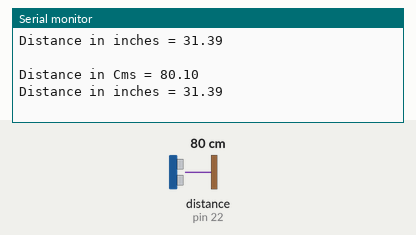
The sketch below on a simulated Arduino Mega 2560, built with avr-gcc and run on an emulated ATmega2560. On the bench: the last lines printed to the serial monitor. Wiring (inferred from the names in the program): ultrasonic range finder: trigger pin 21; echo pin 22. The test bench sets the inputs (shaded band); at power-on: distance to the obstacle (sensor on pin 22) 80 cm. The echo pulse lasts 58.3 µs per cm.

Above: at 1.2 s.
1.3 s: distance to the obstacle (sensor on pin 22) set to 299 cm
At 1.84 s:
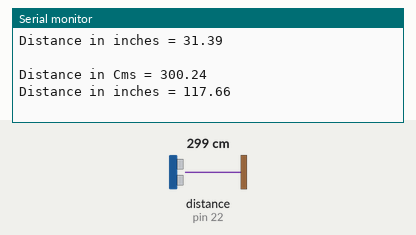
4.3 s: distance to the obstacle (sensor on pin 22) set to 2 cm
At 4.54 s:
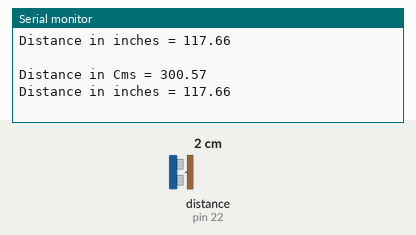
Timing chart, 0 to 7.3 s (numbered marks = the images above; inputs shaded):
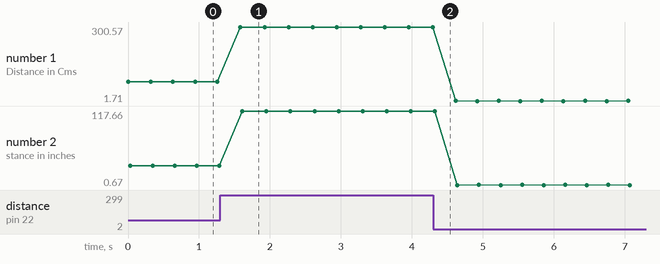

Measured:
- after the input at 1.3 s, the serial monitor: prints a new line after 0.29 s (image 1)
- plotted number 1: 80.1 → 300.57 after the input at 1.3 s, 300.57 → 1.71 after the input at 4.3 s
- plotted number 2: 31.39 → 117.66 after the input at 1.3 s, 117.66 → 0.8 after the input at 4.3 s

The sketch:

HCSR04_Test2.ino
```cpp
/*
  Playing with the HC-SR04 Ultrasonic Sensor
  3/26/17 by Brian Patton
  Feel free to do whatever you want with this code example
*/
byte trigPin = 21;    // Trigger is connected to this pin
byte echoPin = 22;    // Echo is connected to this pin
float echoTime;       // Variable to store echo pulse time
float CMs;            // Variable to carry Cm values
float Inches;         // Variable to carry Inch values
float distance;       // Variable to hold calculated distance
//************************************************************
//                Setup
//************************************************************
void setup() {
  pinMode(trigPin, OUTPUT);   // Set pin to Output
  pinMode(echoPin, INPUT);    // Set pin to Intput
  digitalWrite(trigPin, LOW); // Start the tigger pin off as low
  Serial.begin(9600);         // Open the Serial Port
}
//************************************************************
//                Main Loop
//************************************************************
void loop() {
  distance = echoCM();    // Call non-void function to get the distance in cm
  Serial.println("Distance in Cms = " + (String)distance);    // print data
  distance = echoInches();// Call non-void function to get the distance in inches
  Serial.println("Distance in inches = " + (String)distance); // print data
  Serial.println(" ");    // Print blank Space
  delay(300);             // Delay 1/2 second
}
//************************************************************
//                Calculate distance in cm
//************************************************************
float echoCM() {
  digitalWrite(trigPin, LOW);  // Make sure the pin starts off low
  delay(1);                    // Min between triggers is 50us so let's do 1000us
  digitalWrite(trigPin, HIGH); // Set trigger pin High for....
  delayMicroseconds(10);       // 10 microseconds.
  digitalWrite(trigPin, LOW);  // Set it low again

  echoTime = pulseIn(echoPin, HIGH);  //Collect the echo pulse
  CMs = echoTime / 58;                //Conversion in Data Sheet
  return CMs;                         // Return the calculated value
}
//************************************************************
//                Calculate distance in inches
//************************************************************
float echoInches() {
  digitalWrite(trigPin, LOW);  // Make sure the pin starts off low
  delay(1);                    // Min between triggers is 50us so let's do 1000
  digitalWrite(trigPin, HIGH); // Set trigger pin High for....
  delayMicroseconds(10);       // 10 microseconds.
  digitalWrite(trigPin, LOW);  // Set it low again

  echoTime = pulseIn(echoPin, HIGH);  //Collect the echo pulse
  Inches = echoTime / 148;            //Conversion in Data Sheet
  return Inches;                      // Return the calculated value
}
```
